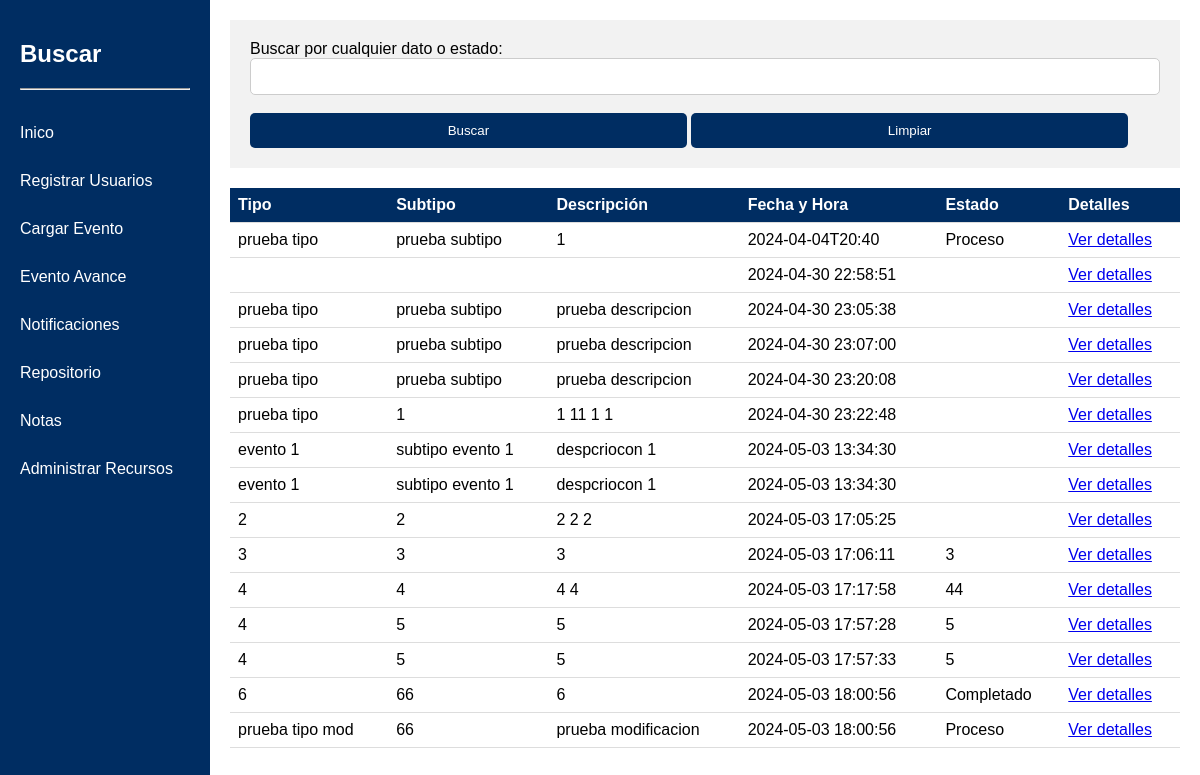
Page /buscar.php?busqueda=1 (signed in) on the committed database.
### tables this page shows
CREATE TABLE eventos (
    id_evento INTEGER PRIMARY KEY AUTOINCREMENT,
    id_usuario INTEGER,
    tipo TEXT,
    subtipo TEXT,
    descripcion TEXT,
    fecha_hora DATETIME,
    id_denunciante INTEGER,
    id_evento_avance INTEGER, estado TEXT, avance TEXT,
    FOREIGN KEY (id_usuario) REFERENCES usuarios(id_usuario),
    FOREIGN KEY (id_denunciante) REFERENCES denunciantes(id_denunciante),
    FOREIGN KEY (id_evento_avance) REFERENCES evento_avance(id_evento_avance)
);

### buscar.php (the view, shortened to what this page needs)
<!DOCTYPE html>
<html lang="es">
<head>
</head>
<body>
<div class="container">
        <div class="sidebar">
            <h2>Buscar</h2>
            <hr>
            <ul><br>
                <li><a href="dashordb.php">Inico</a></li>
                <li><a href="registro.html">Registrar Usuarios</a></li>
                <li><a href="evento.html">Cargar Evento</a></li>
                <li><a href="eventos_avance2.php">Evento Avance</a></li>
                <li><a href="notificaciones.php">Notificaciones</a></li>
                <li><a href="repositorio.php">Repositorio</a></li>
                <li><a href="notas.php">Notas</a></li>
                <li><a href="admin.php">Administrar Recursos</a></li>
            </ul>
        </div>
        <div class="content">
<form action="buscar.php" method="GET">
    <label for="busqueda">Buscar por cualquier dato o estado:</label>
    <input type="text" id="busqueda" name="busqueda" required>
    <br><br>
    <input type="submit" value="Buscar">
    <input type="reset" value="Limpiar">
</form>
<table id="eventosTable">
    <tr>
        <th>Tipo</th>
        <th>Subtipo</th>
        <th>Descripción</th>
        <th>Fecha y Hora</th>
        <th>Estado</th>
        <th>Detalles</th>
    </tr>
    <?php
    try {
        $dsn = 'sqlite:' . __DIR__ . '/gladius.db';
        $pdo = new PDO($dsn);
        $pdo->setAttribute(PDO::ATTR_ERRMODE, PDO::ERRMODE_EXCEPTION);
        $id_usuario = isset($_SESSION['id_usuario']) ? $_SESSION['id_usuario'] : null;
        if ($_SERVER["REQUEST_METHOD"] == "GET" && isset($_GET['busqueda'])) {
            $busqueda = $_GET['busqueda'];
            $stmt = $pdo->prepare("SELECT tipo, subtipo, descripcion, fecha_hora, estado, id_evento FROM eventos WHERE id_usuario = ? AND (id_evento LIKE ? OR tipo LIKE ? OR subtipo LIKE ? OR descripcion LIKE ? OR fecha_hora LIKE ? OR estado LIKE ?)");
            $stmt->execute([$id_usuario, "%$busqueda%", "%$busqueda%", "%$busqueda%", "%$busqueda%", "%$busqueda%", "%$busqueda%"]);
            $eventos = $stmt->fetchAll(PDO::FETCH_ASSOC);
            if (count($eventos) > 0) {
                foreach ($eventos as $evento) {
                    echo "<tr>";
                    echo "<td>" . $evento['tipo'] . "</td>";
                    echo "<td>" . $evento['subtipo'] . "</td>";
                    echo "<td>" . $evento['descripcion'] . "</td>";
                    echo "<td>" . $evento['fecha_hora'] . "</td>";
                    echo "<td>" . $evento['estado'] . "</td>";
                    echo "<td><a href=\"evento_avance.php?id_evento=" . $evento['id_evento'] . "\">Ver detalles</a></td>";
                    echo "</tr>";
                }
            } else {
                echo "<tr><td colspan='6'>No se encontraron eventos que coincidan con la búsqueda.</td></tr>";
            }
        }
    } catch(PDOException $e) {
        echo "<tr><td colspan='6'>Error al procesar la búsqueda: " . $e->getMessage() . "</td></tr>";
    }
    ?>
</table>
</div>
</div>
</body>
</html>

### buscar.php (style rules this page uses)
table { width: 100%; border-collapse: collapse; }
th, td { padding: 8px; text-align: left; border-bottom: 1px solid #ddd; }
th { background-color: #f2f2f2; }
body { font-family: Arial, sans-serif; margin: 0; padding: 0; }
.container { display: flex; min-height: 100vh; width: 100%; }
.sidebar { width: 170px; position: sticky; background-color: #002D62; color: #fff; padding: 20px; }
.content { flex: 1; padding: 20px; }
.sidebar h2 { margin-bottom: 20px; }
.sidebar ul { list-style-type: none; padding: 0; }
.sidebar ul li { margin-bottom:30px; }
.sidebar ul li a { color: #fff; text-decoration: none; }
form { padding: 20px; background-color: #f2f2f2; }
input[type="text"] { width: 100%; padding: 10px; border: 1px solid #ccc; border-radius: 5px; box-sizing: border-box; }
input[type="submit"], input[type="reset"] { width: 48%; padding: 10px; background-color: #002D62; color: #fff; border: none; border-radius: 5px; cursor: pointer; transition: background-color 0.3s; }
table { width: 100%; border-collapse: collapse; margin-top: 20px; }
th { background-color: #002D62; color:white; }

### rows in the picture
eventos: tipo "prueba tipo", subtipo "prueba subtipo", descripcion "1", fecha_hora "2024-04-04T20:40", estado "Proceso"
eventos: fecha_hora "2024-04-30 22:58:51"
eventos: tipo "prueba tipo", subtipo "prueba subtipo", descripcion "prueba descripcion", fecha_hora "2024-04-30 23:05:38"
eventos: tipo "prueba tipo", subtipo "prueba subtipo", descripcion "prueba descripcion", fecha_hora "2024-04-30 23:07:00"
eventos: tipo "prueba tipo", subtipo "prueba subtipo", descripcion "prueba descripcion", fecha_hora "2024-04-30 23:20:08"
eventos: tipo "prueba tipo", subtipo "1", descripcion "1 11 1 1", fecha_hora "2024-04-30 23:22:48"
eventos: tipo "evento 1", subtipo "subtipo evento 1", descripcion "despcriocon 1", fecha_hora "2024-05-03 13:34:30"
eventos: tipo "evento 1", subtipo "subtipo evento 1", descripcion "despcriocon 1", fecha_hora "2024-05-03 13:34:30"
eventos: tipo "2", subtipo "2", descripcion "2 2 2", fecha_hora "2024-05-03 17:05:25"
eventos: tipo "3", subtipo "3", descripcion "3", fecha_hora "2024-05-03 17:06:11", estado "3"
eventos: tipo "4", subtipo "4", descripcion "4 4", fecha_hora "2024-05-03 17:17:58", estado "44"
eventos: tipo "4", subtipo "5", descripcion "5", fecha_hora "2024-05-03 17:57:28", estado "5"
eventos: tipo "4", subtipo "5", descripcion "5", fecha_hora "2024-05-03 17:57:33", estado "5"
eventos: tipo "6", subtipo "66", descripcion "6", fecha_hora "2024-05-03 18:00:56", estado "Completado"
eventos: tipo "prueba tipo mod", subtipo "66", descripcion "prueba modificacion", fecha_hora "2024-05-03 18:00:56", estado "Proceso"
